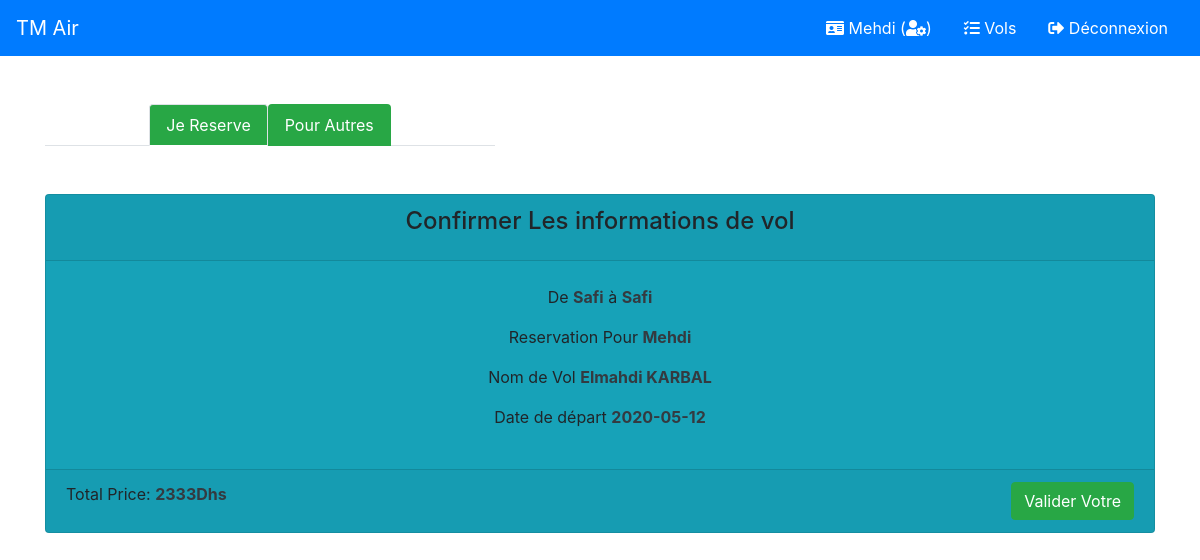
The app's page /view/reserve.php?id=13 (signed in) with its own data.
### tables this page shows
CREATE TABLE `flight` (
  `id_flight` int(11) NOT NULL,
  `n_flight` varchar(50) DEFAULT NULL,
  `depart` varchar(80) DEFAULT NULL,
  `distination` varchar(80) DEFAULT NULL,
  `date_flight` date DEFAULT NULL,
  `hour_flight` int(200) NOT NULL,
  `minute_flight` int(10) NOT NULL,
  `price` int(11) DEFAULT NULL,
  `total_places` int(4) DEFAULT NULL,
  `statut` int(1) DEFAULT NULL,
  `created_at` timestamp NOT NULL DEFAULT current_timestamp() ON UPDATE current_timestamp()
);

### model/Config.php (called while the page is built, shortened)
<?php
 abstract class Config{
    function __construct(){
        $this->mysqli = new mysqli("localhost", "root", "", "vols_mvc");
    }
 }
?>

### model/Vol.php (called while the page is built, shortened)
<?php
require_once("Config.php");
class Vol extends Config{
    private $n_flight;
    private $depart;
    private $distination;
    private $date_flight;
    private $hour_flight;
    private $minute_flight;
    private $price;
    private $total_places;
    private $statut;
    function __construct(){
        $this->id_name = "id_flight";
    }
    public function get_data(){
        return [
            "n_flight"      =>  $this->n_flight,
            "depart"        =>  $this->depart,
            "distination"   =>  $this->distination,
            "date_flight"   =>  $this->date_flight,
            "hour_flight"   =>  $this->hour_flight,
            "minute_flight" =>  $this->minute_flight,
            "price"         =>  $this->price,
            "total_places"  =>  $this->total_places,
            "statut"     =>  $this->statut
        ];
    }
    public function get_by_id($id){
        $query = "SELECT * FROM flight WHERE {$this->id_name} = {$id}";
        $result = $this->mysqli->query($query);
        if($result){
            if($result->num_rows > 0){
                $row = $result->fetch_assoc();
                $this->n_flight     = $row["n_flight"];
                $this->depart       = $row["depart"];
                $this->distination  = $row["distination"];
                $this->date_flight  = $row["date_flight"];
                $this->hour_flight  = $row["hour_flight"];
                $this->minute_flight= $row["minute_flight"];
                $this->price        = $row["price"];
                $this->total_places = $row["total_places"];
                $this->statut       = $row["statut"];
                return $this;
            }else{
                return false;
            }
        }else{
            die("Error in : " . $query . "<br>" . $this->mysqli->error);
        }
    }
}
?>

### view/reserve.php (the view, shortened to what this page needs)
<?php
include("../layout/header.php");
$flight = new Vol();
$flight->get_by_id((int) $_GET['id']);
?>
<div class="container">
    <ul class="nav nav-tabs justify-content-center" style="max-width:450px;">
        <li class="nav-item ">
            <a class="nav-link bg-success text-white active" data-toggle="tab" href="#user">Je Reserve </a>
        </li>
        <li class="nav-item">
            <a class="nav-link bg-success text-white " data-toggle="tab" href="#guest">Pour Autres</a>
        </li>
    </ul>
    <div class="tab-content mx-auto mt-5" >
        <div class="tab-pane container m-0 p-0 active" id="user">
            <div class="card bg-info" >
                <div class="card-header">
                    <h4 class="card-title text-center">Confirmer Les informations de vol</h4>
                </div>
                <div class="card-body p-4 text-center">
                    <p>De <span class="text-dark font-weight-bold"><?php echo $flight->get_data()['depart']?></span> à
                        <span class="text-dark font-weight-bold"><?php echo $flight->get_data()['distination']?></span></p>
                    <p>Reservation Pour <span
                            class="text-dark font-weight-bold"><?php echo $_SESSION['firstname']. ' '.$_SESSION['lastname']?></span></p>
                    <p>Nom de Vol <span class="text-dark font-weight-bold"><?php echo $flight->get_data()['n_flight']?></span></p>
                    <p>Date de départ <span class="text-dark font-weight-bold"><?php echo $flight->get_data()['date_flight']?></span></p>
                </div>
                <div class="card-footer" style="display: flex; justify-content: space-between;">
                    <div>
                        <p class="card-text">Total Price: <span
                                class="text-dark font-weight-bold"><?php echo $flight->get_data()['price']?>Dhs</span></p>
                    </div>
                    <form action="../controller/proc_vol.php" method="POST">
                        <button type="submit" class="btn btn-success mx-auto" name="reserve">Valider Votre </button>
                    </form>
                </div>
            </div>
        </div>
    </div>
</div>
</body>
</html>

### view/style/style.css (style rules this page uses)
body { background-image: url('https://i.pinimg.com/originals/dd/91/4c/dd914c6cca076f8cebb463a81e73e7e5.jpg'); background-size: cover; background-position: center; background-attachment: fixed; }

### records on screen
flight: depart "Safi", n_flight "Elmahdi KARBAL", date_flight "2020-05-12", price "2333"

### other values on screen
$_SESSION['firstname'] "Mehdi"
